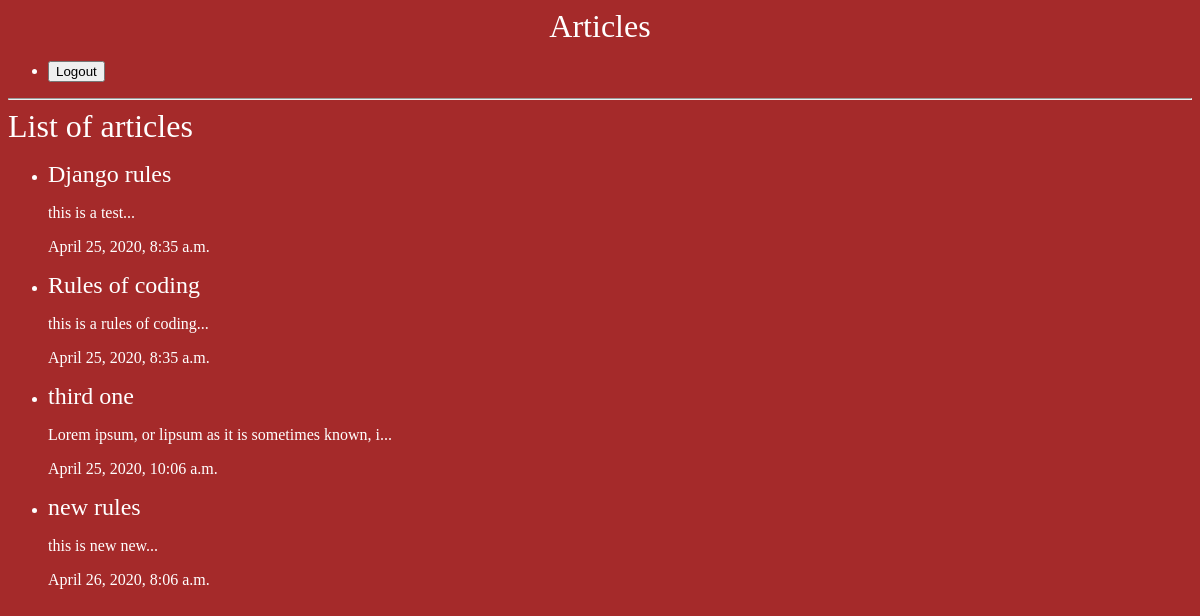
/articles/, run on an earlier commit of the app's database.
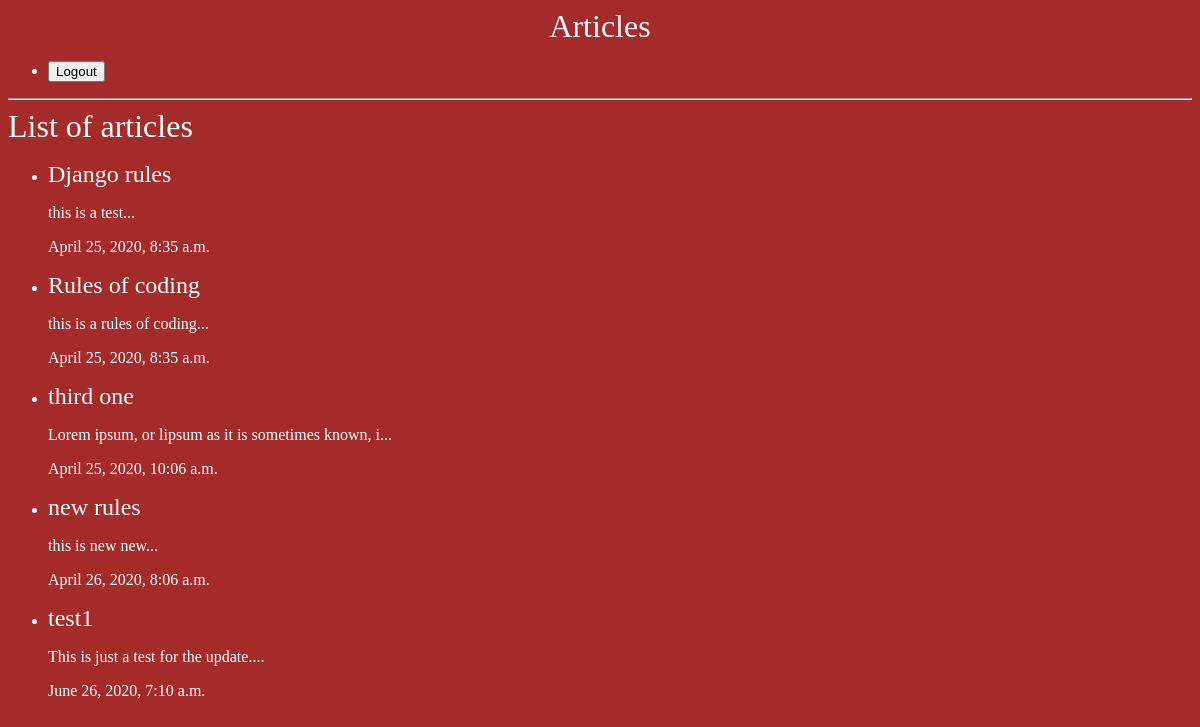
And on a later commit of the database.
### articles/models.py (models this page shows, shortened)
class Articles(models.Model):
    title = models.CharField(max_length=20)
    slug = models.SlugField()
    body = models.TextField()
    date = models.DateTimeField(auto_now_add=True)
    thumb = models.ImageField(default="default.png", blank=True)
    def snippet(self):
        return self.body[:50] + "..."

### articles/views.py (the view)
def articles_list(request):
    articles = Articles.objects.all().order_by('date')
    return render(request, 'articles/articles_list.html', {'articles': articles})

### articles/templates/articles/articles_list.html
{% extends 'base.html' %}
{% block content %}
    <h1> List of articles </h1>
    <ul>
    <div class="articles">
       {% for article in articles %}
        <div class="article">
            <li><h2><a href="{% url 'articles:detail' article.slug%}">{{ article.title }} </a></a></h2>
            <p> {{article.snippet}} </p>
            <p> {{article.date}} </p>
        </div>
       {% endfor %}
     </div>
    </ul>
{% endblock %}

### templates/base.html (shortened to what this page needs)
{% load static %}
<html>
<head>
    <link rel="stylesheet" href=" {% static 'css/style.css' %} "/>
</head>
<body>
    <header class="wrapper">
        <h1 style="text-align:center; color:black;"><a href="{% url 'articles:list'%}"> Articles </a></h1>
        <nav>
            <ul>
                <li>
                    <form action="{% url 'accounts:logout' %}" class="logout-link" method="post">
                        <button type="submit"> Logout </button>
                    </form>
                </li>
            </ul>
        </nav>
        <hr>
    </header>
     <div class="wrapper">
         {% block content %}
        {% endblock %}
     </div>
</body>
</html>

### articles/static/css/style.css (style rules this page uses)
body { background-color: brown; background-image: url(/static/stars.png); background-repeat-y: no-repeat; color: #fff; }
h1, h2, h3, h4, h5 { font-weight: normal; margin: 0; }
a, a:hover, a:visited { color: #fff; text-decoration: none; }

What changed in the data, as far as the page shows it:
added Articles: title "test1", snippet "This is just a test for the update....", date "June 26, 2020, 7:10 a.m."
